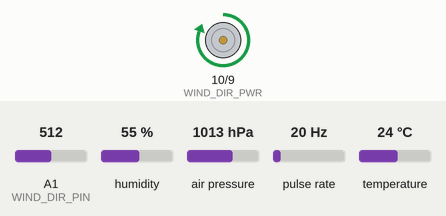
A sketch run on a simulated Arduino Nano, built with avr-gcc and run on an emulated ATmega328P. Shown: direction and speed pins drawn as motors (green arrow = direction pin HIGH = forward, orange = LOW = backward, longer = more drive). Wiring (inferred from the names in the program): pulse sensor: data pin 3. The test bench sets the inputs (shaded band); at power-on: A1 (WIND_DIR_PIN) = 512, humidity 55 %, air pressure 1013 hPa, pulse rate 20 Hz, temperature 24 °C. No radio packets arrive unless stated.

Above: at 0.1 s.
At 16.0 s:
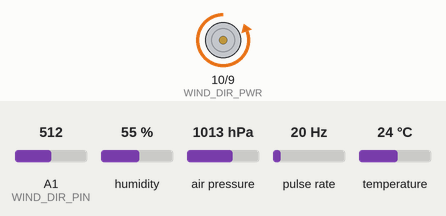
At 60.1 s:
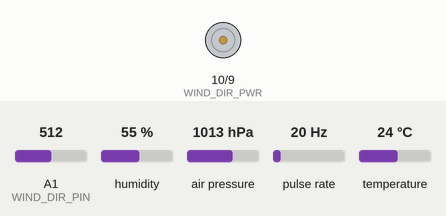
Timing chart, 0 to 61.6 s (numbered marks = the images above):
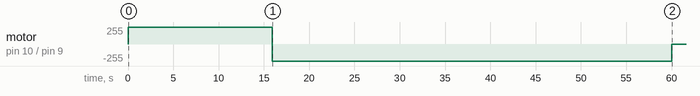

Measured:
- by itself, motor on pin 10 (WIND_DIR_PWR) / pin 9 (WIND_SPEED_PWR): stopped → forward 255/255 at 0.02 s, → backward 255/255 15.9 s later, → stopped 44.1 s later

The sketch:

Meteorologiai_allomas_kod.ino
```cpp
/* Az időjárás állomásban lévő Arduino Nano programkódja*/
/* Tósoki Tibor 2020*/


#include <OneWire.h>
#include <DallasTemperature.h>
#include <Wire.h>
#include <Adafruit_Sensor.h>
#include <Adafruit_BME280.h>
#include <SPI.h>
#include <nRF24L01.h>
#include <RF24.h>
#include "LowPower.h"


#define ONE_WIRE_BUS 4
#define WIND_DIR_PWR 10
#define WIND_SPEED_PWR 9
#define WIND_DIR_PIN A1
#define WIND_SPEED_PIN 3
// Ennyi mérést végzünk (a tömbök elemszáma).
#define NUM_OF_READINGS 9

// struktúra
struct WeatherDatas {
  float temp;
  float humidity;
  float barPressure;
  float windSpeedKPH;
  uint16_t windDirDeg;
};
WeatherDatas weatherDatas;


volatile uint16_t windSpeedPulses;
// a szélsebességmérés kezdete
unsigned long windSpeedStartTime;
// szélsebességmérés időtartama
float windSpeedInterval = 60000;
uint16_t windDirAnalogReading;

float temperatures[NUM_OF_READINGS];
float humidities[NUM_OF_READINGS];
float barPressures[NUM_OF_READINGS];
uint16_t windDirAnalogReadings[NUM_OF_READINGS];

RF24 radio(2, 6);
const byte address[6] = "00001";

OneWire oneWire(ONE_WIRE_BUS);
DallasTemperature ds18b20(&oneWire);

Adafruit_BME280 bme280;


void setup() {
  radio.begin();
  radio.openWritingPipe(address);
  radio.setPALevel(RF24_PA_MAX);
  radio.setChannel(100);
  radio.setDataRate(RF24_250KBPS);
  radio.stopListening();

  ds18b20.begin();
  bme280.begin(0x76);

  pinMode(WIND_DIR_PWR, OUTPUT);
  pinMode(WIND_SPEED_PWR, OUTPUT);
  pinMode(WIND_DIR_PIN, INPUT);
  pinMode(WIND_SPEED_PIN, INPUT);
}

// megszakítás kiszolgáló rutin (ISR)
void windspeedInterrupt() {
  windSpeedPulses++;
}


void loop() {
  attachInterrupt(digitalPinToInterrupt(WIND_SPEED_PIN), windspeedInterrupt, RISING);
  digitalWrite(WIND_SPEED_PWR, HIGH);
  windSpeedStartTime = millis();

  readSensors();

  weatherDatas.temp = average(temperatures);
  weatherDatas.humidity = average(humidities);
  weatherDatas.barPressure = average(barPressures);
  windDirAnalogReading = median(windDirAnalogReadings);

  weatherDatas.windDirDeg = map(windDirAnalogReading, 0, 1023, 0, 359);

  while (millis() < (windSpeedStartTime + windSpeedInterval));
  detachInterrupt(digitalPinToInterrupt(WIND_SPEED_PIN));
  digitalWrite(WIND_SPEED_PWR, LOW);
  calculateWindSpeed();

  radio.write(&weatherDatas, sizeof(weatherDatas));

  // Megvárjuk, míg biztosan befejeződik a küldés.
  delay(1000);
  sleep();
}


void calculateWindSpeed() {
	// 1 fordulat / mp = 0.88 m/s
    weatherDatas.windSpeedKPH =                                // (átváltás km/h-ba)
          (windSpeedPulses / ((millis() - windSpeedStartTime) / 1000)) * 0.88 * 3.6;
    windSpeedPulses = 0;
}


void readSensors() {
	// Szélirányszenzor bekapcsolása.
  digitalWrite(WIND_DIR_PWR, HIGH);

  for (int i = 0; i < NUM_OF_READINGS; i++) {
    ds18b20.requestTemperatures();
    temperatures[i] = ds18b20.getTempCByIndex(0);
    humidities[i] = bme280.readHumidity();
    barPressures[i] = bme280.readPressure() / 100.0F;
    windDirAnalogReadings[i] = analogRead(WIND_DIR_PIN);
    delay(1000);
  }
  digitalWrite(WIND_DIR_PWR, LOW);
}

// számtani átlag
float average(float *array) {
  float sum = 0;
  for (int i = 0 ; i < NUM_OF_READINGS ; i++) {
    sum += array [i] ;
  }
  return  sum / NUM_OF_READINGS ;
}


uint16_t median(uint16_t *array) {
  // buborékrendezés
  for (int x = 0; x < NUM_OF_READINGS; x++)
    for (int y = 0; y < NUM_OF_READINGS - 1; y++)
      if (array[y] > array[y + 1]) {
        uint16_t holder = array[y + 1];
        array[y + 1] = array[y];
        array[y] = holder;
      }
  // "középső" elem
  return array[NUM_OF_READINGS / 2];
}


// 10 perc - 1 perc (szélsebességmérés hossza) - 1 mp (delay) = 8 perc 59 mp = 539 mp
void sleep() {
  // Csak maximum 8 mp-es alvást indíthatunk, ezért ezeket halmozzuk
  // 536mp
  for (int i = 0; i < 67; i++) {
    LowPower.powerDown(SLEEP_8S, ADC_OFF, BOD_OFF);
  }
  // +3mp
  LowPower.powerDown(SLEEP_2S, ADC_OFF, BOD_OFF);
  LowPower.powerDown(SLEEP_1S, ADC_OFF, BOD_OFF);
}
```
